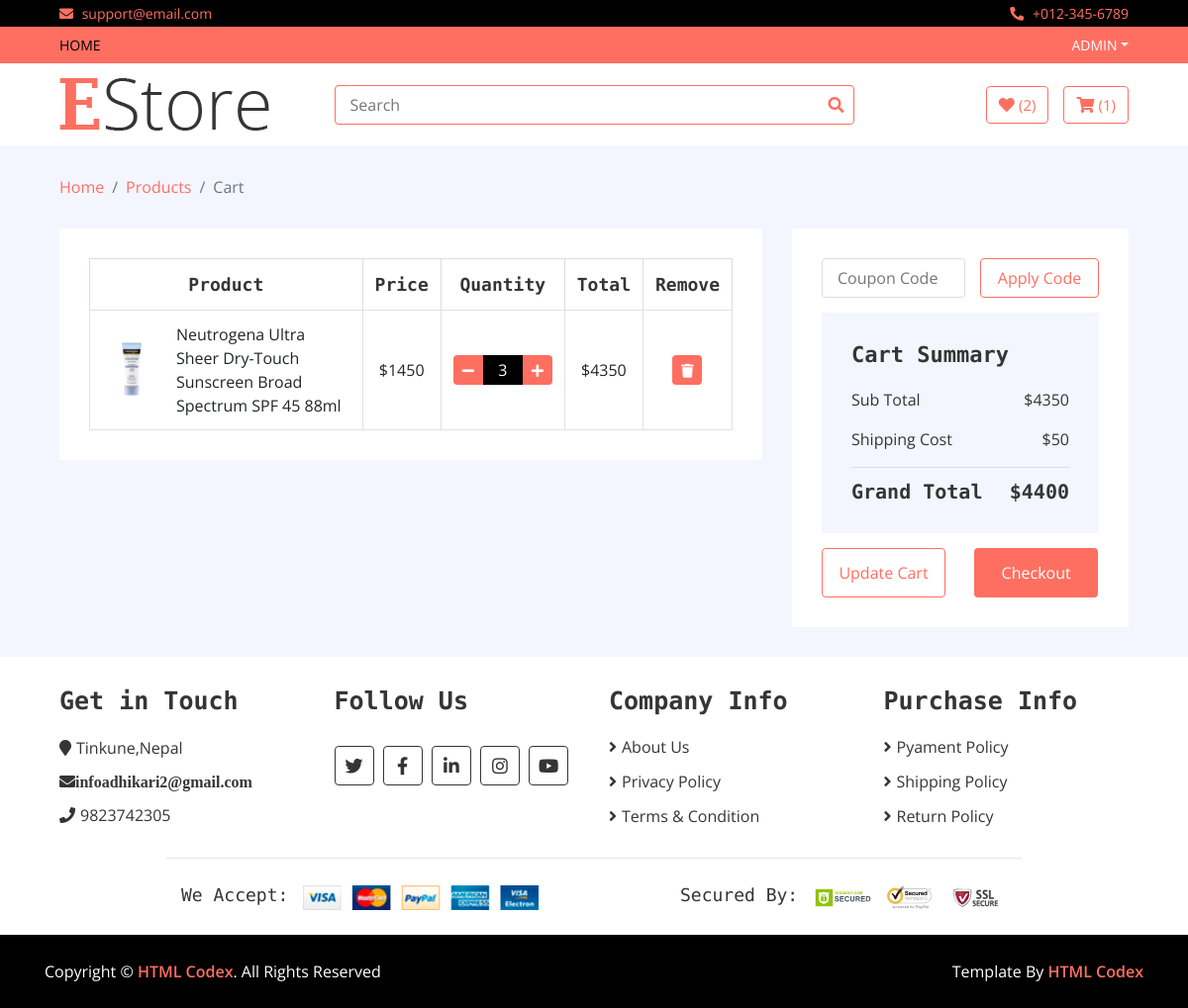
Before: /cart (signed in) with the older database file.
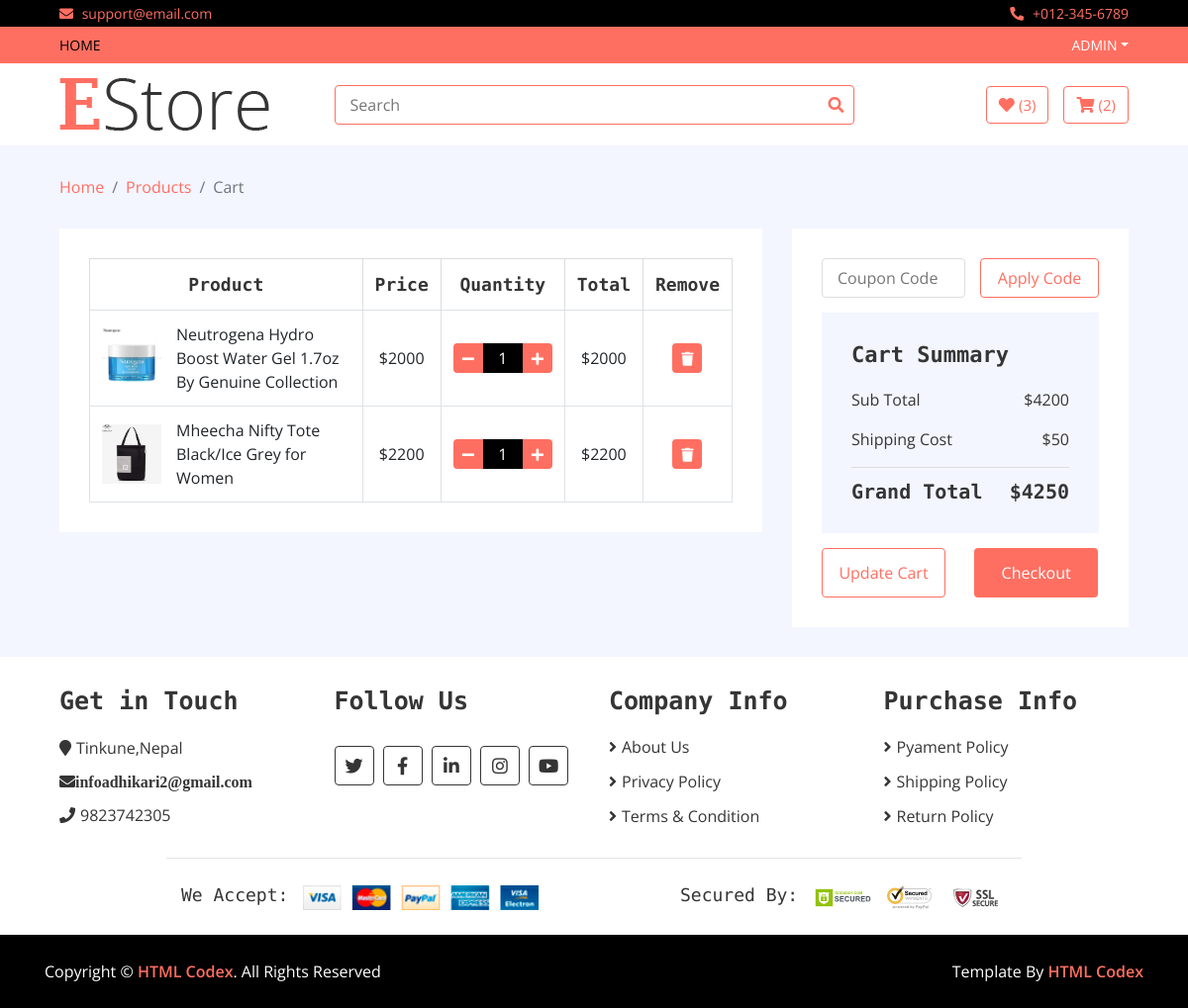
After: the same page with the newer database file.
### home/models.py (models this page shows, shortened)
class Cart(models.Model):
    username = models.CharField(max_length=300)
    slug = models.CharField(max_length=300)
    quantity = models.IntegerField()
    total = models.IntegerField()
    date = models.DateTimeField(auto_now_add=True)
    checkout = models.BooleanField(default=False)
    items = models.ForeignKey(Product, on_delete=models.CASCADE)

class Product(models.Model):
    name = models.CharField(max_length=300)
    price = models.IntegerField()
    discounted_price = models.IntegerField()
    image = models.ImageField(upload_to='media')
    description = RichTextField()
    specification = RichTextField()
    category = models.ForeignKey(Category, on_delete=models.CASCADE)
    subcategory = models.ForeignKey(SubCategory, on_delete=models.CASCADE)
    brand = models.ForeignKey(Brand, on_delete=models.CASCADE)
    slug = models.CharField(max_length=500, unique=True)
    status = models.CharField(choices=STATUS, max_length=50)
    labels = models.CharField(choices=LABELS, max_length=50)

### home/views.py (the view)
# urls.py: path('cart', CartView.as_view(), name='cart'),
class CartView(BaseView):
    def get(self, request):
        username = request.user.username
        self.views['cart_counts'] = count_cart(request)
        self.views['cart_view'] = Cart.objects.filter(username = username)
        s = 0
        for i in self.views['cart_view']:
            s = s + i.total
            self.views['sub_total'] = s
            self.views['delivery_charge'] = 50
            self.views['grand_total'] = s + 50
        return render(request, 'cart.html', self.views)

### home/views.py (called while the page is built)
def count_cart(request):
    username = request.user.username
    cart_count = Cart.objects.filter(checkout = False, username = username).count()
    return cart_count

### Templates/cart.html (shortened to what the changed rows need)
{% extends 'base.html' %}
{% load static %}
{% block content %}
        <div class="cart-page">
            <div class="container-fluid">
                <div class="row">
                    <div class="col-lg-8">
                        <div class="cart-page-inner">
                            <div class="table-responsive">
                                <table class="table table-bordered">
                                    <thead class="thead-dark">
                                        <tr>
                                            <th>Product</th>
                                            <th>Price</th>
                                            <th>Quantity</th>
                                            <th>Total</th>
                                            <th>Remove</th>
                                        </tr>
                                    </thead>
                                    <tbody class="align-middle">
                                    {% for cart in cart_view %}
                                        <tr>
                                            <td>
                                                <div class="img">
                                                    <a href="#"><img src="{{cart.items.image.url}}" alt="Image"></a>
                                                    <p>{{cart.items.name}}</p>
                                                </div>
                                            </td>
                                            {% if cart.items.discounted_price > 0 %}
                                            <td>${{cart.items.discounted_price }}</td>
                                            {% else %}
                                            <td>{{cart.items.price }}</td>
                                            {% endif %}
                                            <td>
                                                <div class="qty">
                                                    <a href="/reduce_quantity/{{cart.slug}}"></a> <button class="btn-minus"><i class="fa fa-minus"></i></button>
                                                    <input type="text" value="{{cart.quantity}}">
                                                    <a href="/add_to_cart/{{cart.slug}}"></a> <button class="btn-plus"><i class="fa fa-plus"></i></button>
                                                </div>
                                            </td>
                                            <td>${{cart.total}}</td>
                                            <td><a href = "/delete_cart/{{cart.slug}}"><button><i class="fa fa-trash"></i></button></a></td>
                                        </tr>
                                       {% endfor %}
                                    </tbody>
                                </table>
                            </div>
                        </div>
                    </div>
                    <div class="col-lg-4">
                        <div class="cart-page-inner">
                            <div class="row">
                                <div class="col-md-12">
                                    <div class="cart-summary">
                                        <div class="cart-content">
                                            <h1>Cart Summary</h1>
                                            <p>Sub Total<span>${{sub_total}}</span></p>
                                            <h2>Grand Total<span>${{grand_total}}</span></h2>
                                        </div>
                                    </div>
                                </div>
                            </div>
                        </div>
                    </div>
                </div>
            </div>
        </div>
{% endblock %}

### Templates/base.html (shortened to what the changed rows need)
<!DOCTYPE html>
{% load static %}
<html lang="en">
    <head>
        <link href="https://stackpath.bootstrapcdn.com/bootstrap/4.4.1/css/bootstrap.min.css" rel="stylesheet">
        <link href="https://cdnjs.cloudflare.com/ajax/libs/font-awesome/5.10.0/css/all.min.css" rel="stylesheet">
        <link href="{% static 'lib/slick/slick.css' %}" rel="stylesheet">
        <link href="{% static 'lib/slick/slick-theme.css' %}" rel="stylesheet">
        <link href="{% static 'css/style.css' %}" rel="stylesheet">
    </head>
    <body>
        <div class="bottom-bar">
            <div class="container-fluid">
                <div class="row align-items-center">
                    <div class="col-md-3">
                        <div class="user">
                            <a href="/wish" class="btn wishlist">
                                <i class="fa fa-heart"></i>
                                <span>({{wish_counts}})</span>
                            </a>
                            <a href="/cart" class="btn cart">
                                <i class="fa fa-shopping-cart"></i>
                                <span>({{cart_counts}})</span>
                            </a>
                        </div>
                    </div>
                </div>
            </div>
        </div>
    {% block content %}
        {% endblock %}
        <div class="footer">
            <div class="container-fluid">
                <div class="row">
                    <div class="col-lg-3 col-md-6">
                        <div class="footer-widget">
                            <h2>Get in Touch</h2>
                        </div>
                    </div>
                    <div class="col-lg-3 col-md-6">
                        <div class="footer-widget">
                            <h2>Follow Us</h2>
                        </div>
                    </div>
                    <div class="col-lg-3 col-md-6">
                        <div class="footer-widget">
                            <h2>Company Info</h2>
                        </div>
                    </div>
                    <div class="col-lg-3 col-md-6">
                        <div class="footer-widget">
                            <h2>Purchase Info</h2>
                        </div>
                    </div>
                </div>
                <div class="row payment align-items-center">
                    <div class="col-md-6">
                        <div class="payment-method">
                            <h2>We Accept:</h2>
                        </div>
                    </div>
                    <div class="col-md-6">
                        <div class="payment-security">
                            <h2>Secured By:</h2>
                        </div>
                    </div>
                </div>
            </div>
        </div>
    </body>
</html>

Changed rows visible on the page:
removed Cart: items.image (picture), items.name "Neutrogena Ultra Sheer Dry-Touch Sunscreen Broad Spectrum SPF 45 88ml", items.discounted_price "1450", quantity "3", total "4350"
added Cart: items.image (picture), items.name "Neutrogena Hydro Boost Water Gel 1.7oz By Genuine Collection", items.discounted_price "2000", quantity "1", total "2000"
added Cart: items.image (picture), items.name "Mheecha Nifty Tote Black/Ice Grey for Women", items.discounted_price "2200", quantity "1", total "2200"
Other visible differences:
{{ wish_counts }}: "2" → "3"
{{ cart_counts }}: "1" → "2"
{{ sub_total }}: "4350" → "4200"
{{ grand_total }}: "4400" → "4250"
